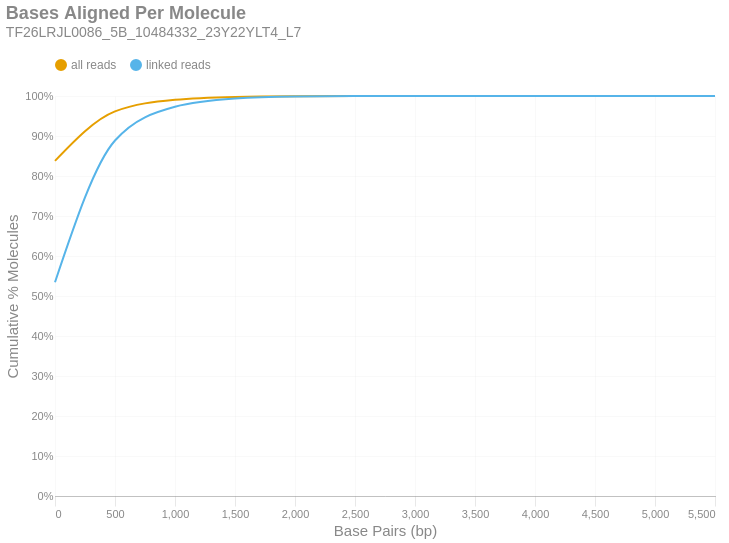

Write notebook code for a chart like this one.
### Markdown cell above
### Bases Aligned Per Molecule
This is a cumulative frequency distribution showing the number of base pairs aligned per unique molecule. These data are shown in 500 bp bins. There are two distributions: one with `all reads` (yellow) and another with only `linked reads` (blue). The percent of molecules in the `linked reads` distribution is relative to the total number of linked molecules.

### Code cell
if SKIPLR:
    print_html(f"Skipped")
else:
    binned_df = consolidated_hist(valids['aligned_bp'], mask, 500, True)
    with SafeRender(binned_df):
        (
            density_plot(binned_df, 'Bases Aligned Per Molecule', samplename, 'basesper')
            .encode(
                x=alt.X('bin:Q', title="Base Pairs (bp)").axis(tickMinStep=500).scale(padding=0),
                y=alt.Y('value:Q', title='Cumulative % Molecules')
                    .axis(format='%')
                    .scale(domain = [0,1])
                    .stack(False),
                color=alt.Color("key:N").scale(domain = ["all reads", "linked reads"]),
                tooltip = [
                    alt.Tooltip("key:N", title = "Data Type"),
                    alt.Tooltip("range_label:N", title="Bases Aligned Per Molecule"),
                    alt.Tooltip("value:Q", format = ".2%", title="% Molecules (Cum.)")
                ]
            )
        ).display()

### Figure 1 — Vega-Lite specification as saved in the notebook (floating-point values rounded to 4 significant figures)
{"width": "container", "height": 400, "config": {"title": {"anchor": "start", "dy": -15, "fontSize": 18, "color": "#888888", "subtitleColor": "#888888", "subtitleFontSize": 14}, "arc": {"fill": "#0072B2"}, "axis": {"domainColor": "#888888", "domainWidth": 0.5, "gridWidth": 0.2, "grid": false, "titleFontWeight": 400, "titleFontSize": 15, "labelFontSize": 11, "labelColor": "#888888", "tickColor": "#888888", "tickWidth": 0.2, "titleColor": "#888888"}, "axisBand": {"grid": false}, "axisX": {"grid": true, "tickSize": 10, "domainCap": "round"}, "axisY": {"domain": false, "grid": true, "tickSize": 0, "domainCap": "round"}, "background": "transparent", "header": {"labelFontSize": 15, "labelColor": "#888888", "titleFontSize": 15, "titleFontWeight": 600, "titleColor": "#888888"}, "legend": {"labelFont": "sans-serif", "labelFontSize": 12, "labelColor": "#888888", "symbolSize": 100, "symbolType": "circle", "titleFontSize": 12, "titlePadding": 10, "titleColor": "#888888", "title": null, "orient": "top"}, "range": {"category": ["#E69F00", "#56B4E9", "#009E73", "#F0E442", "#0072B2", "#D55E00", "#CC79A7", "#000000"], "diverging": ["#cfe8f3", "#a2d4ec", "#73bfe2", "#46abdb", "#1696d2", "#12719e"]}, "area": {"fill": "#0072B2", "fillOpacity": 0.7, "line": true, "strokeOpacity": 0.7}, "line": {"color": "#0072B2", "stroke": "#0072B2", "strokeWidth": 2}, "trail": {"color": "#0072B2", "stroke": "#0072B2", "strokeWidth": 0, "size": 1}, "point": {"filled": true, "fillOpacity": 1.0, "size": 95}, "text": {"color": "#888888", "fontSize": 11, "align": "right", "fontWeight": 400, "size": 11}, "bar": {"fill": "#0072B2", "stroke": null}, "view": {"stroke": null, "continuousWidth": 660, "continuousHeight": 400}}, "data": {"name": "data-e92c456ef3c2784dcd6bdaec6041b74e"}, "mark": {"type": "line", "interpolate": "monotone", "point": {"opacity": 0, "size": 275}}, "encoding": {"color": {"field": "key", "scale": {"domain": ["all reads", "linked reads"]}, "type": "nominal"}, "tooltip": [{"field": "key", "title": "Data Type", "type": "nominal"}, {"field": "range_label", "title": "Bases Aligned Per Molecule", "type": "nominal"}, {"field": "value", "format": ".2%", "title": "% Molecules (Cum.)", "type": "quantitative"}], "x": {"axis": {"tickMinStep": 500}, "field": "bin", "scale": {"padding": 0}, "title": "Base Pairs (bp)", "type": "quantitative"}, "y": {"axis": {"format": "%"}, "field": "value", "scale": {"domain": [0, 1]}, "stack": false, "title": "Cumulative % Molecules", "type": "quantitative"}}, "params": [{"name": "param_c36ac31b6afebe62", "select": {"type": "point", "fields": ["key"]}, "bind": "legend"}], "title": {"text": "Bases Aligned Per Molecule", "subtitle": "TF26LRJL0086_5B_10484332_23Y22YLT4_L7"}, "transform": [{"fold": ["all reads (cumsum)", "linked reads (cumsum)"]}, {"calculate": "replace(datum.key, ' (cumsum)', '')", "as": "key"}, {"filter": {"param": "param_c36ac31b6afebe62"}}], "usermeta": {"embedOptions": {"downloadFileName": "TF26LRJL0086_5B_10484332_23Y22YLT4_L7.basesper"}}, "$schema": "https://vega.github.io/schema/vega-lite/v6.4.1.json", "datasets": {"data-e92c456ef3c2784dcd6bdaec6041b74e": [{"bin": "0.0", "interval": "0.0-500.0", "all reads": 0.8379, "linked reads": 0.5344, "all reads (cumsum)": 0.8379, "linked reads (cumsum)": 0.5344, "range_label": "0-499"}, {"bin": "500.0", "interval": "500.0-1000.0", "all reads": 0.1236, "linked reads": 0.3543, "all reads (cumsum)": 0.9615, "linked reads (cumsum)": 0.8887, "range_label": "500-999"}, {"bin": "1000.0", "interval": "1000.0-1500.0", "all reads": 0.02919, "linked reads": 0.08434, "all reads (cumsum)": 0.9907, "linked reads (cumsum)": 0.973, "range_label": "1000-1499"}, {"bin": "1500.0", "interval": "1500.0-2000.0", "all reads": 0.007114, "linked reads": 0.02056, "all reads (cumsum)": 0.9978, "linked reads (cumsum)": 0.9936, "range_label": "1500-1999"}, {"bin": "2000.0", "interval": "2000.0-2500.0", "all reads": 0.001767, "linked reads": 0.005108, "all reads (cumsum)": 0.9995, "linked reads (cumsum)": 0.9987, "range_label": "2000-2499"}, {"bin": "2500.0", "interval": "2500.0-3000.0", "all reads": 0.0003503, "linked reads": 0.001013, "all reads (cumsum)": 0.9999, "linked reads (cumsum)": 0.9997, "range_label": "2500-2999"}, {"bin": "3000.0", "interval": "3000.0-3500.0", "all reads": 8.261e-05, "linked reads": 0.0002388, "all reads (cumsum)": 1.0, "linked reads (cumsum)": 0.9999, "range_label": "3000-3499"}, {"bin": "3500.0", "interval": "3500.0-4000.0", "all reads": 1.698e-05, "linked reads": 4.908e-05, "all reads (cumsum)": 1.0, "linked reads (cumsum)": 1.0, "range_label": "3500-3999"}, {"bin": "4000.0", "interval": "4000.0-4500.0", "all reads": 5.797e-06, "linked reads": 1.676e-05, "all reads (cumsum)": 1.0, "linked reads (cumsum)": 1.0, "range_label": "4000-4499"}, {"bin": "4500.0", "interval": "4500.0-5000.0", "all reads": 1.449e-06, "linked reads": 4.19e-06, "all reads (cumsum)": 1.0, "linked reads (cumsum)": 1.0, "range_label": "4500-4999"}, {"bin": "5000.0", "interval": "5000.0-5500.0", "all reads": 4.141e-07, "linked reads": 1.197e-06, "all reads (cumsum)": 1.0, "linked reads (cumsum)": 1.0, "range_label": "5000-5499"}, {"bin": "5500.0", "interval": "5500.0-6000.0", "all reads": 2.071e-07, "linked reads": 5.985e-07, "all reads (cumsum)": 1.0, "linked reads (cumsum)": 1.0, "range_label": "5500-5999"}]}}
